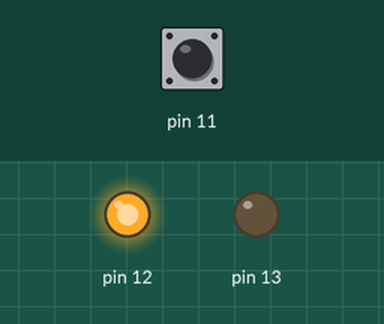
A sketch run on a simulated Arduino Uno, built with avr-gcc and run on an emulated ATmega328P. On the bench: output pins drawn as LEDs (lit = HIGH). The inputs (shaded band) are chosen by the test bench; at power-on: pin 11 HIGH.

Above: at 1.2 s.
1.3 s: pin 11 pulled LOW for 0.15 s
At 1.37 s:
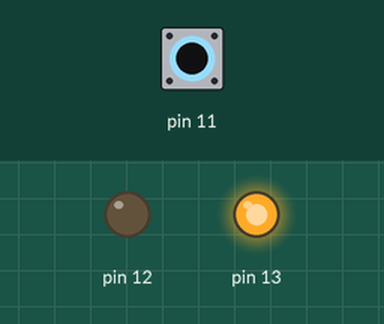
2.9 s: pin 11 pulled LOW for 3.2 s
At 7.3 s:
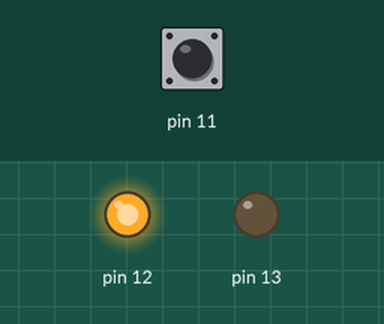
Timing chart, 0 to 8.8 s (numbered marks = the images above; inputs shaded):
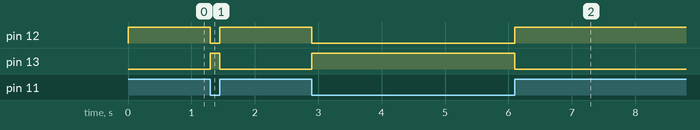

The sketch:

code.ino
```cpp
//Codigo
int lectura = 1;
void setup()
{
  pinMode(11, INPUT_PULLUP);
  pinMode(12, OUTPUT);
  pinMode(13, OUTPUT);
}

void loop()
{
   lectura = digitalRead(11);
   digitalWrite(12,lectura);
   digitalWrite(13,!lectura);
}
```

Measured:
- after the input at 1.3 s, pin 12: HIGH → LOW at once, → HIGH 0.15 s later; pin 13: LOW → HIGH at once, → LOW 0.15 s later
- after the input at 2.9 s, pin 12: HIGH → LOW at once, → HIGH 3.2 s later; pin 13: LOW → HIGH at once, → LOW 3.2 s later
